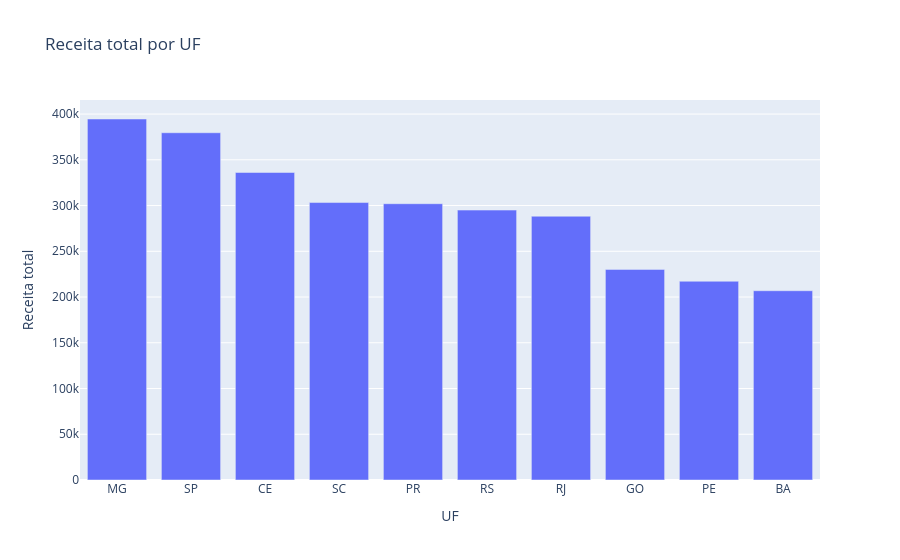

Notebook cell for this chart:
### Markdown cell above
## 14. Desafio extra (opcional)

Crie mais um gráfico interativo à sua escolha, desde que ele responda uma pergunta real. Exemplos:
- receita por UF (barras)
- preço unitário ao longo do tempo (linhas)
- desconto vs. quantidade (dispersão)
- receita por categoria (barras horizontais)

Mas atenção:
- use hover com intenção
- teste zoom se fizer sentido
- escreva interpretação final

### Code cell
# Desafio extra opcional
df_uf = (
    df.groupby("uf", as_index=False)
    .agg(
        receita_total=("receita", "sum"),
        lucro_total=("lucro", "sum"),
        quantidade_total=("quantidade", "sum")
    )
    .sort_values("receita_total", ascending=False)
)

fig_uf = px.bar(
    df_uf,
    x="uf",
    y="receita_total",
    hover_data={
        "lucro_total": ":,.2f",
        "quantidade_total": True,
        "receita_total": ":,.2f"
    },
    title="Receita total por UF",
    labels={
        "uf": "UF",
        "receita_total": "Receita total"
    }
)

fig_uf.update_layout(xaxis_title="UF", yaxis_title="Receita total")
fig_uf.show()

### Figure 1 — Plotly figure (JSON) as saved in the notebook; plotly's stock layout.template omitted (floating-point values rounded to 4 significant figures)
{"data": [{"customdata": [[90060.0, 261.0], [84900.0, 264.0], [80640.0, 213.0], [68910.0, 215.0], [73400.0, 189.0], [68540.0, 250.0], [71740.0, 237.0], [56900.0, 207.0], [48080.0, 186.0], [52870.0, 177.0]], "hovertemplate": "UF=%{x}<br>Receita total=%{y:,.2f}<br>lucro_total=%{customdata[0]:,.2f}<br>quantidade_total=%{customdata[1]}<extra></extra>", "legendgroup": "", "marker": {"color": "#636efa", "pattern": {"shape": ""}}, "name": "", "orientation": "v", "showlegend": false, "textposition": "auto", "type": "bar", "x": ["MG", "SP", "CE", "SC", "PR", "RS", "RJ", "GO", "PE", "BA"], "xaxis": "x", "y": [394600.0, 379600.0, 336100.0, 303300.0, 302000.0, 295000.0, 288300.0, 230200.0, 217200.0, 206900.0], "yaxis": "y"}], "layout": {"barmode": "relative", "legend": {"tracegroupgap": 0}, "title": {"text": "Receita total por UF"}, "xaxis": {"anchor": "y", "domain": [0, 1], "title": {"text": "UF"}}, "yaxis": {"anchor": "x", "domain": [0, 1], "title": {"text": "Receita total"}}}}
